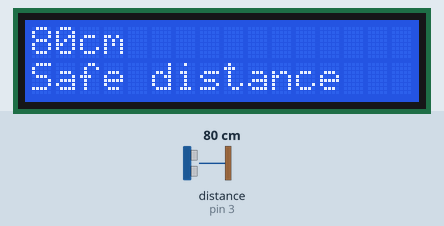
A sketch run on a simulated Arduino Uno, built with avr-gcc and run on an emulated ATmega328P. On the bench: 16×2 character LCD. Wiring (inferred from the names in the program): ultrasonic range finder: trigger pin 4; echo pin 3. The inputs (shaded band) are chosen by the test bench; at power-on: distance to the obstacle (sensor on pin 3) 80 cm. The echo pulse lasts 58.3 µs per cm; what the sketch prints to the serial monitor is not drawn.

Above: at 1.2 s.
1.3 s: distance to the obstacle (sensor on pin 3) set to 2 cm
At 4.2 s:
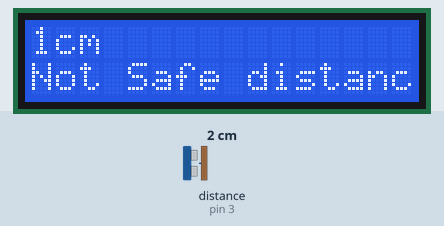
4.5 s: distance to the obstacle (sensor on pin 3) set to 18 cm
At 5.9 s:
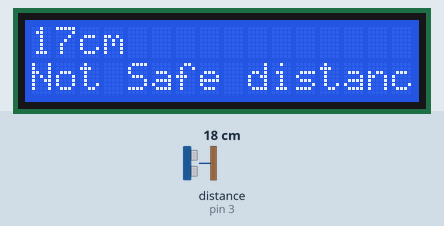
7.6 s: distance to the obstacle (sensor on pin 3) set to 4 cm
At 9.3 s:
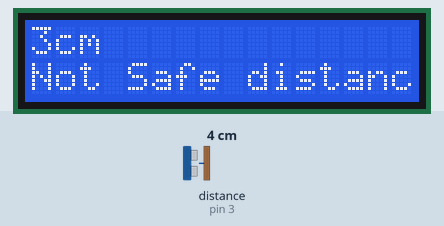
Timing chart, 0 to 10.8 s (numbered marks = the images above; inputs shaded):
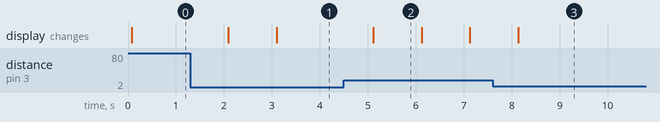

Measured:
- after the input at 1.3 s, the display: first changes after 0.79 s (image 1 shows a later state)
- after the input at 4.5 s, the display: changes after 0.61 s (image 2)
- after the input at 7.6 s, the display: changes after 0.53 s (image 3)
- what the display in image 2 shows lasts 1.0 s, from 5.1 s to 6.1 s

The sketch:

ultrasound_n_relay.ino
```cpp
/*
Treehouse Projects - www.treehouseprojects.ca
Ping HC-SR04 Tutorial
This program is adapted from the example Ping code from Arduino.
It is extended to light a red LED when an object is a certain distance
from the sensor, and green otherwise.
Jun. 2012
*/

#include <LiquidCrystal.h>

// initialize the library with the numbers of the interface pins
//LiquidCrystal lcd(12, 11, 5, 4, 3, 2);

//LiquidCrystal lcd(7, 8, 9, 10, 11, 12);
LiquidCrystal lcd(7, 5, 9, 8, 6, 2);


//pin which triggers ultrasonic sound
const int pingPin = 4;


//pin which delivers time to receive echo using pulseIn()
int inPin = 3;

//range in cm which is considered safe to enter, anything
//coming within less than 5 cm triggers red LED
int safeZone = 25;

//LED pin numbers
int greenLed = 2, redLed = 5;

long old_cm = 0;

void setup() {
  // initialize serial communication
  Serial.begin(9600);


  //initializing the pin states
  pinMode(pingPin, OUTPUT);
  pinMode(greenLed, OUTPUT);
  pinMode(redLed, OUTPUT);


    // set up the LCD's number of columns and rows:
  lcd.begin(16, 2);
  // Print a message to the LCD.
  lcd.print("Love my Olechka");
  lcd.cursor();
  lcd.setCursor(0, 1);

}

void loop()
{
  //raw duration in milliseconds, cm is the
  //converted amount into a distance
  long duration, cm;


  //sending the signal, starting with LOW for a clean signal
  digitalWrite(pingPin, LOW);
  delayMicroseconds(2);
  digitalWrite(pingPin, HIGH);
  delayMicroseconds(5);
  digitalWrite(pingPin, LOW);

  //setting up the input pin, and receiving the duration in
  //microseconds for the sound to bounce off the object infront
  pinMode(inPin, INPUT);
  duration = pulseIn(inPin, HIGH);

  // convert the time into a distance
  cm = microsecondsToCentimeters(duration);

  if (cm > old_cm + 3 || cm < old_cm - 3) {
  //printing the current readings to ther serial display
  Serial.print(cm);
  Serial.print("cm");
  Serial.println();

  }


  //checking if anything is within the safezone, if not, keep
  //green LED on if safezone violated, activate red LED instead

//    if (cm > safeZone && old_cm < safeZone)
    if (cm > safeZone)
    {
      digitalWrite(greenLed, HIGH);

      lcd.setCursor(0, 0);
      lcd.print(cm);
      lcd.print("cm                ");


      lcd.setCursor(0, 1);
      lcd.print("Safe distance     ");
      //digitalWrite(redLed, LOW);
    }
//    else if (cm < safeZone && old_cm > safeZone)
    else if (cm < safeZone)
    {
      //digitalWrite(redLed, HIGH);
      digitalWrite(greenLed, LOW);

      lcd.setCursor(0, 0);
      lcd.print(cm);
      lcd.print("cm                ");

      lcd.setCursor(0, 1);
      lcd.print("Not Safe distance     ");

    }

 old_cm = cm;
  delay(1000);
}

long microsecondsToCentimeters(long microseconds)
{
  // The speed of sound is 340 m/s or 29 microseconds per centimeter.
  // The ping travels out and back, so to find the distance of the
  // object we take half of the distance travelled.
  return microseconds / 29 / 2;
}
```
